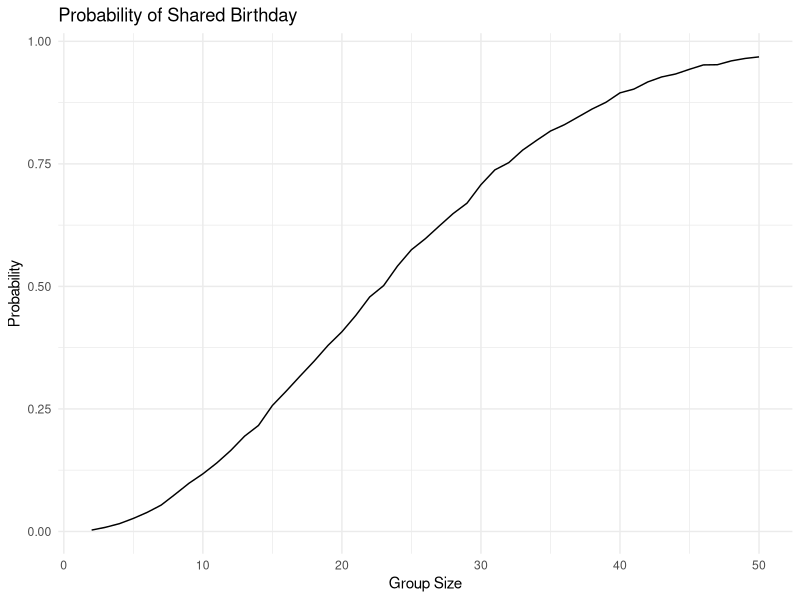

The R script that drew this image: (Note: this script raises an error after producing the figure.)
## ---- chunk 1
library(tidyverse)
set.seed(1)
## ---- chunk 2
birthday_match=function(n) {
  birthdays=sample(1:365, size=n, replace=TRUE)
  any(duplicated(birthdays))
}

birthday_match(23)
## ---- chunk 3
birthday_results=
  expand_grid(
    group_size=2:50,
    iter=1:10000
  ) |>
  mutate(
    match=map_lgl(group_size,birthday_match)
  ) |>
  group_by(group_size) |>
  summarize(
    probability=mean(match)
  )
birthday_results
## ---- chunk 4
birthday_results |>
  ggplot(aes(x=group_size, y=probability))+
  geom_line()+
  labs(
    title="Probability of Shared Birthday",
    x="Group Size",
    y="Probability"
  ) +
  theme_minimal()
## ---- chunk 5
file_list=list.files(
   path="data",
   pattern="\\.csv$",
   full.names= TRUE
 )

file_list
length(file_list)
## ---- chunk 6
data_list=map(file_list,read_csv,show_col_types = FALSE)
length(data_list)
data_list[[1]]
## ---- chunk 7
longitudinal_df=tibble(
  filename=basename(file_list),
  data=data_list
)
longitudinal_df
## ---- chunk 8
longitudinal_df=longitudinal_df |>
  unnest(cols=data)
longitudinal_df
## ---- chunk 9
longitudinal_df=longitudinal_df |>
  mutate(
    filename=str_remove(filename,"\\.csv$")) |>
      separate(
        filename,
        into=c("arm","subject_id"),
        sep="_"
      )
longitudinal_df
## ---- chunk 10
longitudinal_df=longitudinal_df |>
  pivot_longer(
    cols=starts_with("week_"),
names_to = "week",
values_to = "observation"
  )

longitudinal_df
## ---- chunk 11
longitudinal_df=longitudinal_df |>
  mutate(
    week=as.numeric(str_remove(week,"week_"))
  )
longitudinal_df
## ---- chunk 12
longitudinal_df |>
  ggplot(aes(x=week,y=observation,
  group=interaction(arm,subject_id),
  color=arm
  ))+
geom_line(alpha=0.6)+
  labs(
    title="Longituial Observation by arm group",
    x= "Week", 
    y="Observation")+
theme_minimal()
